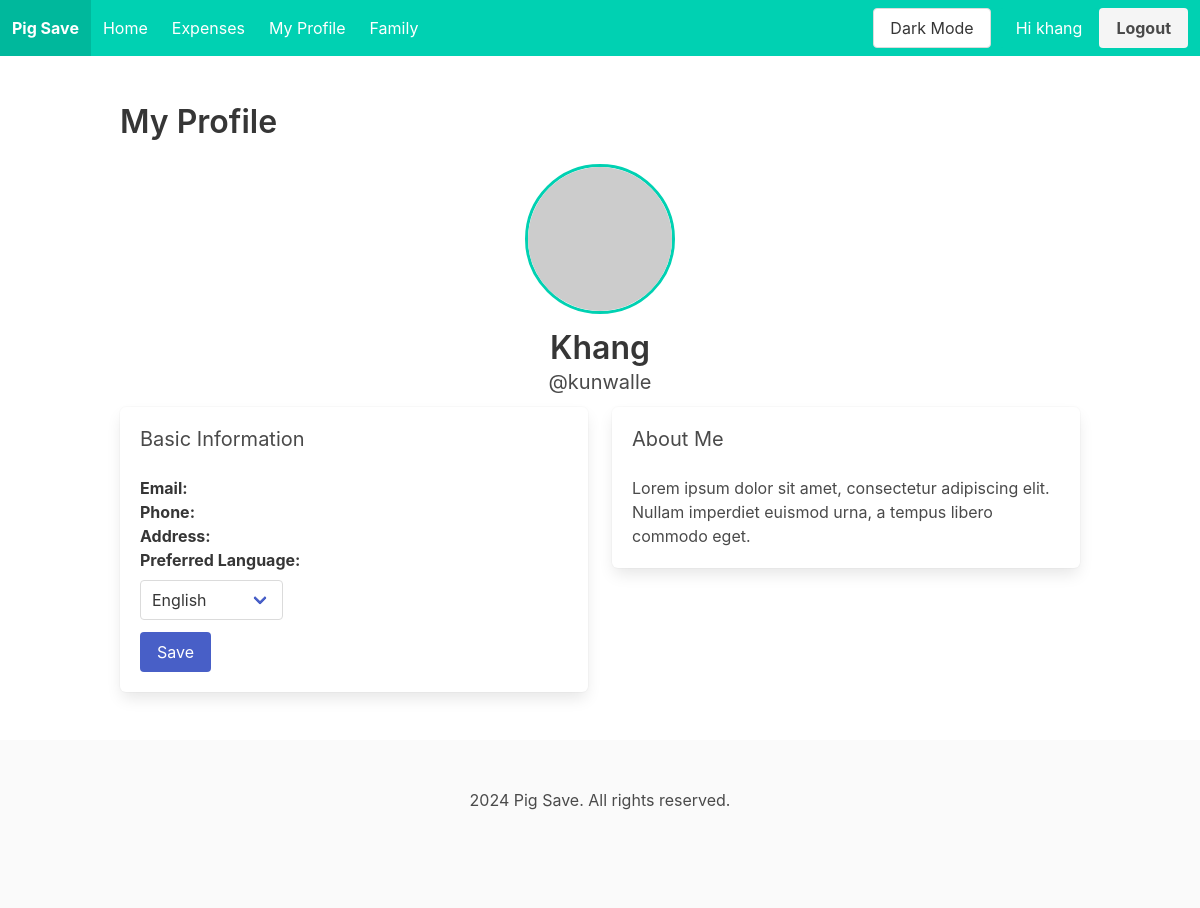
Screenshot of /profile (signed in) with the database file from the repository.
### tables this page shows
CREATE TABLE users (
            id INTEGER PRIMARY KEY AUTOINCREMENT,
            username TEXT NOT NULL UNIQUE,
            name TEXT,
            password TEXT NOT NULL
        , language VARCHAR(2), age VARCHAR(3));

### routes.py (the view)
@routes.route('/profile')
@login_required
def profile():
    return render_template('user/profile.html')

### main.py (called while the page is built)
@app.before_request
def load_user_language():
    if current_user.is_authenticated:
        conn = sqlite3.connect('pig_save.db')
        cursor = conn.cursor()
        cursor.execute("SELECT language FROM users WHERE id = ?", (current_user.id,))
        result = cursor.fetchone()
        if result:
            g.language = result[0]
        else:
            g.language = None

def get_locale():
    language = getattr(g, 'language', None)
    if language is not None:
        return language
    return request.accept_languages.best_match(['vi', 'en'])

@login_manager.user_loader
def load_user(id):
    from models.user import User
    return User.getUser(id)

### models/user.py (called while the page is built)
    def getUser(user_id):
        conn = sqlite3.connect('pig_save.db')
        cursor = conn.cursor()
        cursor.execute('SELECT id, username, name, language, age FROM users WHERE id = ?', (user_id,))
        user = cursor.fetchone()
        conn.close()
        if user:
            return User(user[0], user[1], user[2], user[3], user[4])
        return None

### templates/user/profile.html (shortened to what this page needs)
{% extends "base.html" %}
{% block content %}
<section class="section">
    <div class="container">
        <h1 class="title">My Profile</h1>
        <div class="profile-header">
            <div class="columns is-centered">
                <div class="column has-text-centered">
                    <img src="https://via.placeholder.com/150" alt="Profile Picture" class="profile-picture">
                    <h2 class="title">{{ current_user.name }}</h2>
                    <p class="subtitle">@kunwalle</p>
                </div>
            </div>
        </div>
        <div class="profile-info">
            <div class="columns">
                <div class="column is-half">
                    <div class="box">
                        <h3 class="subtitle">Basic Information</h3>
                        <p><strong>Email:</strong> {{ current_user.email }}</p>
                        <p><strong>Phone:</strong> {{ current_user.phone }}</p>
                        <p><strong>Address:</strong> {{ current_user.address }}</p>
                        <form action="{{ url_for('main.update_language') }}" method="POST">
                            <div class="field">
                                <label class="label" for="language">Preferred Language:</label>
                                <div class="control">
                                    <div class="select">
                                        <select id="language" name="language">
                                            <option value="en" {% if current_user.language == 'en' %}selected{% endif %}>English</option>
                                        </select>
                                    </div>
                                </div>
                            </div>
                            <div class="field">
                                <div class="control">
                                    <button type="submit" class="button is-link">Save</button>
                                </div>
                            </div>
                        </form>
                    </div>
                </div>
                <div class="column is-half">
                    <div class="box">
                        <h3 class="subtitle">About Me</h3>
                        <p>Lorem ipsum dolor sit amet, consectetur adipiscing elit. Nullam imperdiet euismod urna, a tempus libero commodo eget.</p>
                    </div>
                </div>
            </div>
        </div>
    </div>
</section>
{% endblock %}

### templates/base.html (shortened to what this page needs)
<!DOCTYPE html>
<html lang="en">
  <head>
    <link
      rel="stylesheet"
      href="https://cdn.jsdelivr.net/npm/bulma@0.9.3/css/bulma.min.css"
    />
    <link
      rel="stylesheet"
      href="https://cdnjs.cloudflare.com/ajax/libs/font-awesome/5.15.3/css/all.min.css"
    />
    <link rel="stylesheet" href="static/css/darkmode.css">
  </head>
  <body>
    <nav
      class="navbar is-primary"
      role="navigation"
    >
      <div class="navbar-brand">
        <a class="navbar-item" href="{{ url_for('main.dashboard') }}">
          <strong>Pig Save</strong>
        </a>
      </div>
      <div id="navbarBasicExample" class="navbar-menu">
        <div class="navbar-start">
          <a class="navbar-item" href="{{ url_for('main.dashboard') }}">
            {{_('Home')}}
          </a>
          <a class="navbar-item" href="{{ url_for('main.expenses') }}">
            {{_('Expenses')}}
          </a>
          <a class="navbar-item" href="{{ url_for('main.profile') }}">
            {{_('My Profile')}}
          </a>
          <a class="navbar-item" href="{{ url_for('main.family') }}">
            {{_('Family')}}
          </a>
        </div>
        {% if current_user.is_authenticated %}
        <div class="navbar-end">
          <div class="navbar-item">
            <div class="buttons">
              <button id="theme-toggle" class="button">Dark Mode</button>
              <a href="{{ url_for('main.profile') }}">
                <span class="button is-primary">
                  Hi {{ current_user.username }}
                </span>
              </a>
              <a class="button is-light" href="{{ url_for('main.logout') }}">
                <strong>{{_('Logout')}}</strong>
              </a>
            </div>
          </div>
        </div>
        {% endif %}
      </div>
    </nav>
    <main>{% block content %} {% endblock %}</main>
    <footer class="footer">
      <div class="content has-text-centered">
        <p>2024 Pig Save. All rights reserved.</p>
      </div>
    </footer>
  </body>
</html>

### templates/user/profile.html (style rules this page uses)
.profile-picture { border-radius: 50%; width: 150px; height: 150px; object-fit: cover; border: 3px solid #00d1b2; margin-bottom: 10px; }

### rows the page displays
users: username "khang", name "Khang", language "English"
